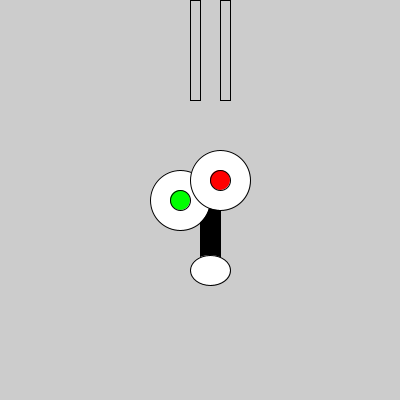
Frame 1 (no input)
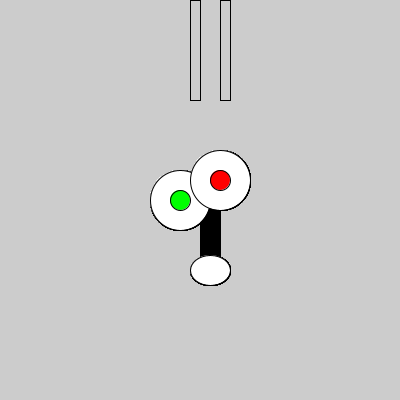
Frame 60 (the mouse pressed at the canvas centre just before this capture)
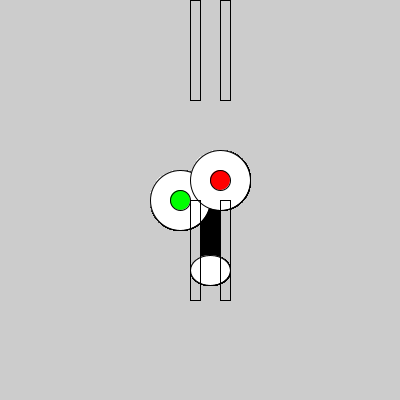
Frame 120 (the mouse held since frame 60 and released just before this capture)

The Processing sketch that drew these frames (run headless with seeded random() and noise(); from frame 60 on, the mouse is pressed at the canvas centre):

// Processing sketch: processing_162432
// ── processing_162432.pde

void setup() {
  size(400,400);
}

void draw() {
  fill(0);
  rect(200,180,20,100);
  noFill();
  fill(255);
  ellipse(180,200,60,60);
  ellipse(220,180,60,60);
  fill(0,255,0);
  ellipse(180,200,20,20);
  noFill();
  fill(255,0,0);
  ellipse(220,180,20,20);
  noFill();
  fill(255);
  ellipse(210,270,40,30);
  noFill();
  rect(220,mouseY,10,100);
  rect(190,mouseY,10,100);
}
